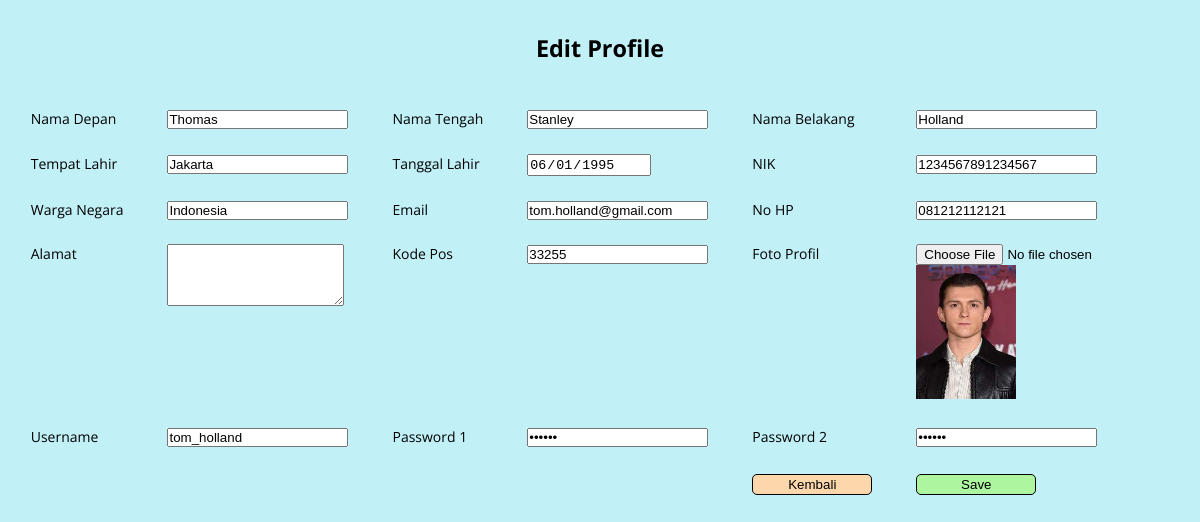
The app's page /editProfile.php?id=1 with its own data.
### tables this page shows
CREATE TABLE `mahasiswa` (
  `id` int(11) NOT NULL,
  `nama_depan` varchar(100) NOT NULL,
  `nama_tengah` varchar(100) NOT NULL,
  `nama_belakang` varchar(100) NOT NULL,
  `tempat_lahir` varchar(100) NOT NULL,
  `tanggal_lahir` date NOT NULL,
  `nik` varchar(16) NOT NULL,
  `warga_negara` varchar(100) NOT NULL,
  `email` varchar(100) NOT NULL,
  `no_hp` varchar(12) NOT NULL,
  `alamat` varchar(100) NOT NULL,
  `kode_pos` int(11) NOT NULL,
  `foto_profil` varchar(100) NOT NULL,
  `username` varchar(100) NOT NULL,
  `password` varchar(100) NOT NULL
);

### editProfile.php (the view, shortened to what this page needs)
<?php
include "config.php";
if (isset($_GET['id'])) {
    $id = $_GET['id'];
    $str_query = "SELECT * FROM mahasiswa WHERE id = $id";
    $result = mysqli_query($connection, $str_query);
    $fetch = mysqli_fetch_array($result);
}
?>
<!DOCTYPE html>
<html lang="en">
<head>
</head>
<body>
    <div class="container register-page">
        <div class="header">
            <h3>Edit Profile</h3>
        </div>
        <form action="editProfileProcess.php" method="post" enctype="multipart/form-data">
            <table>
                <tr>
                    <td>Nama Depan</td>
                    <td><input type=" text" name="namaDepan" value="<?php echo $fetch['nama_depan']; ?>" readonly>
                    </td>
                    <td>Nama Tengah</td>
                    <td><input type="text" name="namaTengah" value="<?php echo $fetch['nama_tengah']; ?>" readonly></td>
                    <td>Nama Belakang</td>
                    <td><input type="text" name="namaBelakang" value="<?php echo $fetch['nama_belakang']; ?>" readonly></td>
                </tr>
                <tr>
                    <td>Tempat Lahir</td>
                    <td><input type="text" name="tempatLahir" value="<?php echo $fetch['tempat_lahir']; ?>" readonly></td>
                    <td>Tanggal Lahir</td>
                    <td><input type="date" name="tanggalLahir" value="<?php echo $fetch['tanggal_lahir']; ?>" readonly></td>
                    <td>NIK</td>
                    <td><input type="text" name="nik" value="<?php echo $fetch['nik']; ?>" readonly></td>
                </tr>
                <tr>
                    <td>Warga Negara</td>
                    <td><input type="text" name="wargaNegara" value="<?php echo $fetch['warga_negara']; ?>" readonly></td>
                    <td>Email</td>
                    <td><input type="email" name="email" value="<?php echo $fetch['email']; ?>"></td>
                    <td>No HP</td>
                    <td><input type="text" name="noHP" value="<?php echo $fetch['no_hp']; ?>"></td>
                </tr>
                <tr>
                    <td>Alamat</td>
                    <td><textarea type="text" name="alamat" value="<?php echo $fetch['alamat']; ?>" rows="4"></textarea></td>
                    <td>Kode Pos</td>
                    <td><input type="text" name="kodePos" value="<?php echo $fetch['kode_pos']; ?>"></td>
                    <td>Foto Profil</td>
                    <td>
                        <input type="file" name="fotoProfil">
                        <br>
                        <img src="uploads/<?php echo $fetch['foto_profil']; ?>" alt="" width="100">
                    </td>
                </tr>
                <tr>
                    <td>Username</td>
                    <td><input type=" text" name="username" value="<?php echo $fetch['username']; ?>" readonly></td>
                    <td>Password 1</td>
                    <td><input type="password" name="password1" value="<?php echo $fetch['password']; ?>"></td>
                    <td>Password 2</td>
                    <td><input type="password" name="password2" value="<?php echo $fetch['password']; ?>"></td>
                </tr>
                <tr>
                    <td></td>
                    <td></td>
                    <td></td>
                    <td></td>
                    <td class="kembali"><button><a href="profile.php">Kembali</a></button></td>
                    <td class="register"><input type="submit" name="edit" value="Save"></td>
                </tr>
            </table>
        </form>
    </div>
</body>
</html>

### records on screen
mahasiswa: namaDepan "Thomas", namaTengah "Stanley", namaBelakang "Holland", tempatLahir "Jakarta", tanggalLahir "06/01/1995", nik "1234567891234567", wargaNegara "Indonesia", email "tom.holland@gmail.com", noHP "081212112121", kodePos "33255", foto_profil (picture), username "tom_holland"
